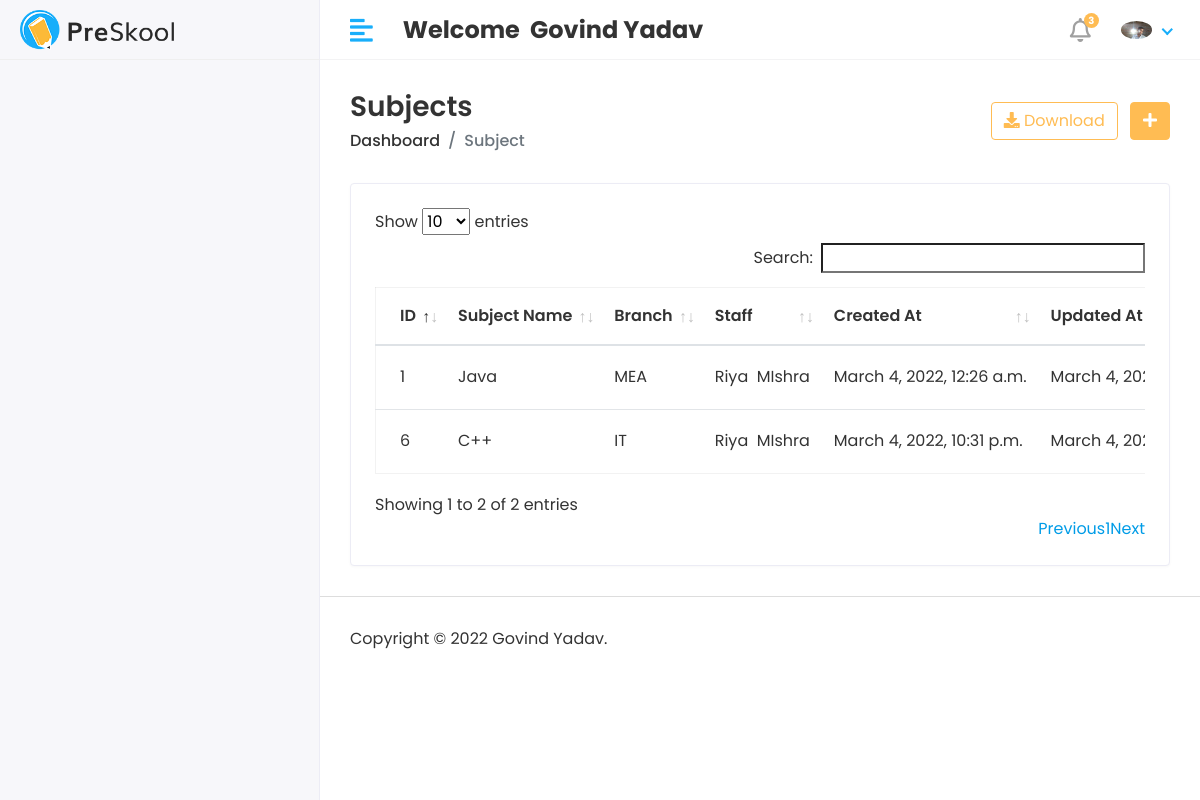
/Hod/Subject/View (signed in), run on the app's committed database.
### app/models.py (models this page shows, shortened)
class CustomUser(AbstractUser):
    USER = (
        (1, 'HOD'),
        (1, 'STAFF'),
        (1, 'STUDENT'),
    )
    user_type = models.CharField(choices=USER, max_length=50, default=1)
    profile_pic = models.ImageField(upload_to='media/profile_pic')

class Subject(models.Model):
    name = models.CharField(max_length=150)
    course = models.ForeignKey(Course, on_delete=models.CASCADE)
    staff = models.ForeignKey(Staff, on_delete=models.CASCADE)
    created_at = models.DateTimeField(auto_now_add=True)
    updated_at = models.DateTimeField(auto_now=True)

class Course(models.Model):
    name = models.CharField(max_length=100)
    created_at = models.DateTimeField(auto_now_add=True)
    updated_at = models.DateTimeField(auto_now=True)
    def __str__(self):
        return self.name

class Staff(models.Model):
    admin  = models.OneToOneField(CustomUser, on_delete=models.CASCADE)
    address = models.TextField()
    gender = models.CharField(max_length=100)
    mobile_number = models.CharField(max_length=15)
    created_at = models.DateTimeField(auto_now_add=True)
    updated_at = models.DateTimeField(auto_now=True)

### student_management_project/Hod_views.py (the view)
# urls.py: path('Hod/Subject/View', Hod_views.VIEW_SUBJECT, name='view_subject'),
@login_required(login_url='/')
def VIEW_SUBJECT(request):
    subject = Subject.objects.all()
    context = {
        'subject':subject
    }
    return render(request, 'Hod/view_subject.html', context)

### templates/Hod/view_subject.html (shortened to what this page needs)
{% extends 'base.html' %}
{% block content %}
     <div class="page-header">
               <div class="row align-items-center">
                  <div class="col">
                     <h3 class="page-title">Subjects</h3>
                     <ul class="breadcrumb">
                        <li class="breadcrumb-item"><a href="{% url 'hod_home' %}">Dashboard</a></li>
                        <li class="breadcrumb-item active">Subject</li>
                     </ul>
                  </div>
                  <div class="col-auto text-right float-right ml-auto">
                     <a href="#" class="btn btn-outline-primary mr-2"><i class="fas fa-download"></i> Download</a>
                     <a href="{% url 'add_subject' %}" class="btn btn-primary"><i class="fas fa-plus"></i></a>
                  </div>
               </div>
            </div>
            <div class="row">
               <div class="col-sm-12">
                  <div class="card card-table">
                     <div class="card-body">
                        {% if subject %}
                         <div class="table-responsive">
                           <table id="table_id" class="table table-hover table-center mb-0 ">
                              <thead>
                                 <tr>
                                    <th>ID</th>
                                    <th>Subject Name</th>
                                    <th>Branch</th>
                                    <th>Staff</th>
                                    <th>Created At</th>
                                    <th>Updated At</th>
                                 </tr>
                              </thead>
                              <tbody>
                                 {% for i in subject %}
                                    <tr>
                                    <td>{{i.id}}</td>
                                    <td>{{i.name}}</td>
                                    <td>{{i.course}}</td>
                                    <td>{{i.staff.admin.first_name}} &nbsp;{{i.staff.admin.last_name}}</td>
                                    <td>{{i.created_at}}</td>
                                    <td>{{i.updated_at}}</td>
                                 </tr>
                                {% endfor %}
                              </tbody>
                           </table>
                        </div>
                         {% else %}
                         <h4 class="text-center text-red">No Student Records</h4>
                        {% endif %}
                     </div>
                  </div>
               </div>
            </div>
{% endblock %}

### templates/includes/header.html (shortened to what this page needs)
{% load static %}
<div class="header">
         <div class="header-left">
            <a href="index.html" class="logo">
               <img src="{% static 'assets/img/logo.png' %}" alt="Logo">
            </a>
         </div>
         <a href="javascript:void(0);" id="toggle_btn">
            <i class="fas fa-align-left"></i>
         </a>
         <div class="top-nav-search mt-3">
           <h4><strong>Welcome &nbsp;<span>{{user.first_name}} {{user.last_name}}</span></strong></h4>
         </div>
         <ul class="nav user-menu">
            <li class="nav-item dropdown noti-dropdown">
               <a href="#" class="dropdown-toggle nav-link" data-toggle="dropdown">
                  <i class="far fa-bell"></i> <span class="badge badge-pill">3</span>
               </a>
            </li>
            <li class="nav-item dropdown has-arrow">
               <a href="#" class="dropdown-toggle nav-link" data-toggle="dropdown">
                   {% if user.profile_pic == "" %}
                        <span class="user-img"><img class="rounded-circle" src="{% static 'assets/img/govind_pic.jpg' %}" width="31"
                        alt=""></span>
                   {% else %}
                        <span class="user-img"><img class="rounded-circle" src="/{{user.profile_pic}}" width="31"
                        alt=""></span>
                   {% endif %}
               </a>
            </li>
         </ul>
      </div>

### static/assets/css/style.css (style rules this page uses)
html { height: 100%; }
body { background-color: #fff; color: #333; font-family: 'Poppins', sans-serif; font-size: 1rem; height: 100%; line-height: 1.5; overflow-x: hidden; }
h1, h2, h3, h4, h5, h6 { font-family: 'Poppins', sans-serif; margin-top: 0; }
a { color: #009ce7; }
input, button, a { transition: all 0.4s ease; -moz-transition: all 0.4s ease; -o-transition: all 0.4s ease; -ms-transition: all 0.4s ease; -webkit-transition: all 0.4s ease; }
ul, ol { padding: 0px; list-style: none; }
.table { color: #333; max-width: 100%; margin-bottom: 0; width: 100%; }
.table.dataTable { border-collapse: collapse !important; border: 1px solid rgba(0, 0, 0, 0.05); }
.table thead tr th { font-weight: 600; }
.table tbody tr { border-bottom: 1px solid rgba(0, 0, 0, 0.05); }
.table.table-center td, .table.table-center th { vertical-align: middle; }
.card-table .card-body .table > thead > tr > th { border-top: 0; }
.card-table .card-body .table tr td:first-child, .card-table .card-body .table tr th:first-child { padding-left: 1.5rem; }
.card-table .table td, .card-table .table th { border-top: 1px solid #e2e5e8; padding: 1rem 0.75rem; white-space: nowrap; }
.btn-primary { background-color: #FFBC53; border: 1px solid #FFBC53; }
.btn-outline-primary { color: #FFBC53; border-color: #FFBC53; }
.card { border: 1px solid #ececf5; box-shadow: 0 1px 3px 0 rgba(0, 0, 0, 0.03); margin-bottom: 1.875rem; }
.card-body { padding: 1.5rem; }
.header { background-color: #fff; border-bottom: 1px solid #f3f3f4; left: 0; position: fixed; right: 0; top: 0; z-index: 1001; height: 60px; }
.header .header-left { float: left; height: 60px; padding: 0 20px; position: relative; width: 320px; z-index: 1; transition: all 0.2s ease-in-out; background-color: #f7f7fa; border-bottom: 1px solid #efefef; border-right: 1px solid #ececf5; display: flex; align-items: center; }
.header .header-left .logo { display: inline-block; line-height: 60px; }
.header .header-left .logo img { max-height: 40px; width: auto; }
.header .dropdown-toggle:after { display: none; }
.header .has-arrow .dropdown-toggle:after { border-top: 0; border-left: 0; border-bottom: 2px solid #18aefa; border-right: 2px solid #18aefa; content: ''; height: 8px; display: inline-block; pointer-events: none; -webkit-transform-origin: 66% 66%; -ms-transform-origin: 66% 66%; transform-origin: 66% 66%; -webkit-transform: rotate(45deg); -ms-transform: rotate(45deg); transform: rotate(45deg); -webkit-transition: all 0.15s ease-in-out; transition: all 0.15s ease-in-out; width: 8px; vertical-align: 0px; }
.user-menu { float: right; margin: 0; position: relative; z-index: 99; padding-right: 15px; }
.user-menu.nav > li > a { color: #a0a0a0; font-size: 14px; line-height: 58px; padding: 0 15px; height: 60px; }
.user-img { margin-right: 3px; position: relative; }
.top-nav-search { float: left; margin-left: 15px; }
.page-header { margin-bottom: 1.875rem; }
.page-header .breadcrumb { background-color: transparent; color: #6c757d; font-size: 1rem; font-weight: 500; margin-bottom: 0; padding: 0; }
.page-header .breadcrumb a { color: #333; }
.page-title { font-size: 28px; font-weight: 600; color: #333; margin-bottom: 5px; }
.user-menu.nav > li > a .badge { background-color: #FFBC53; display: block; font-size: 10px; font-weight: bold; height: 15px; width: 15px; position: absolute; right: 7px; top: 13px; color: #fff; padding: 3px; }
.user-menu.nav > li > a > i { font-size: 1.5rem; line-height: 60px; }
@media (min-width: 992px) { #toggle_btn { align-items: center; color: #18aefa; display: inline-flex; float: left; font-size: 26px; height: 60px; justify-content: center; margin-left: 15px; padding: 0 15px; } }

### data on the page
CustomUser: first_name "Govind", last_name "Yadav", profile_pic (picture)
Subject: id "1", name "Java", course "MEA", staff.admin.first_name "Riya", staff.admin.last_name "MIshra", created_at "March 4, 2022, 12:26 a.m.", updated_at "March 4,…"
Subject: id "6", name "C++", course "IT", staff.admin.first_name "Riya", staff.admin.last_name "MIshra", created_at "March 4, 2022, 10:31 p.m.", updated_at "March 4,…"
